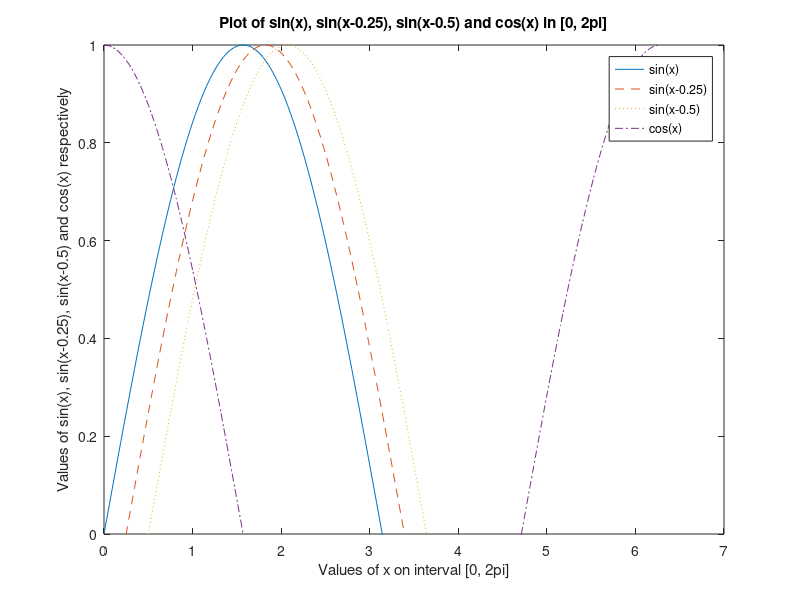

Here is the MATLAB script that generated this plot:
x = 0:pi/100:2*pi;
% same as the previous example
y1 = sin(x);
% same as the previous example, here y1 refers to be an array or vector
% of size 1xn, where in this example n = 201. (201 values from 0 to 2pi)
y2 = sin(x-0.25);
y3 = sin(x-0.5);
y4 = cos(x);
% y2, y3, and y4 are the same than y1, they represent vectors/arrays in
% this context
% declaring the figure
figure
% main plot function, where we plot values of x versus values of 
% y1, y2, y3 and y4 respectively, the first two functions are default
% plotted, while the y3 have a linspace of ':' and y4 the linspace '-.'
plot(x,y1,x,y2,'--',x,y3,':', x, y4, '-.')
% Adding a title, always have to be under the plot function
title('Plot of sin(x), sin(x-0.25), sin(x-0.5) and cos(x) in [0, 2pi]')
% Adding a legend, same applies, the legend has to be under the plot fct
legend('sin(x)','sin(x-0.25)','sin(x-0.5)', 'cos(x)')
% Adding a xlabel, same applies, the xlabel has to be under the plot fct
xlabel('Values of x on interval [0, 2pi]')
% Adding a ylabel, same applies, the ylabel has to be under the plot fct
ylabel('Values of sin(x), sin(x-0.25), sin(x-0.5) and cos(x) respectively')

% [ymin,idx_min] = min(y1(1:length(y1)/2)) ;
% [ymax,idx_max] = max(y1) ;

hold on
% 
% text(x(idx_min),ymin,['ymin: ' num2str(ymin)]);
% text(x(idx_max),ymax,['ymax: ' num2str(ymax)]);

% xlim([0 pi])
ylim([0 1])
